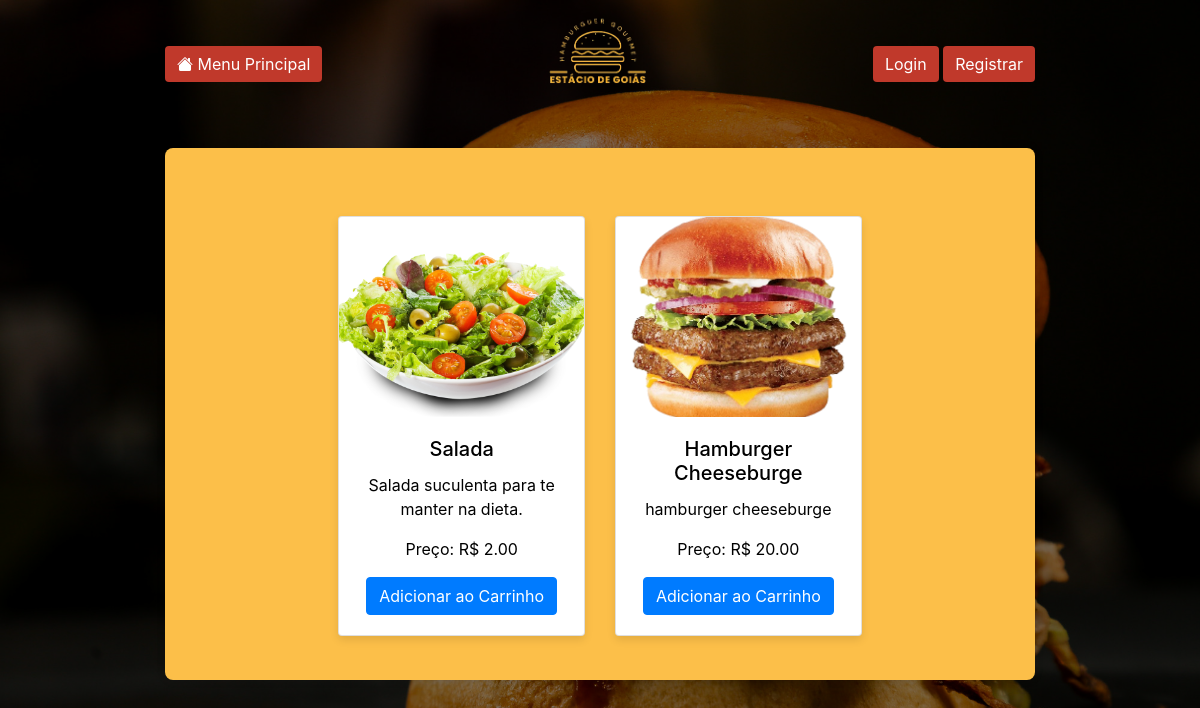
/, run on an earlier commit of the app's database.
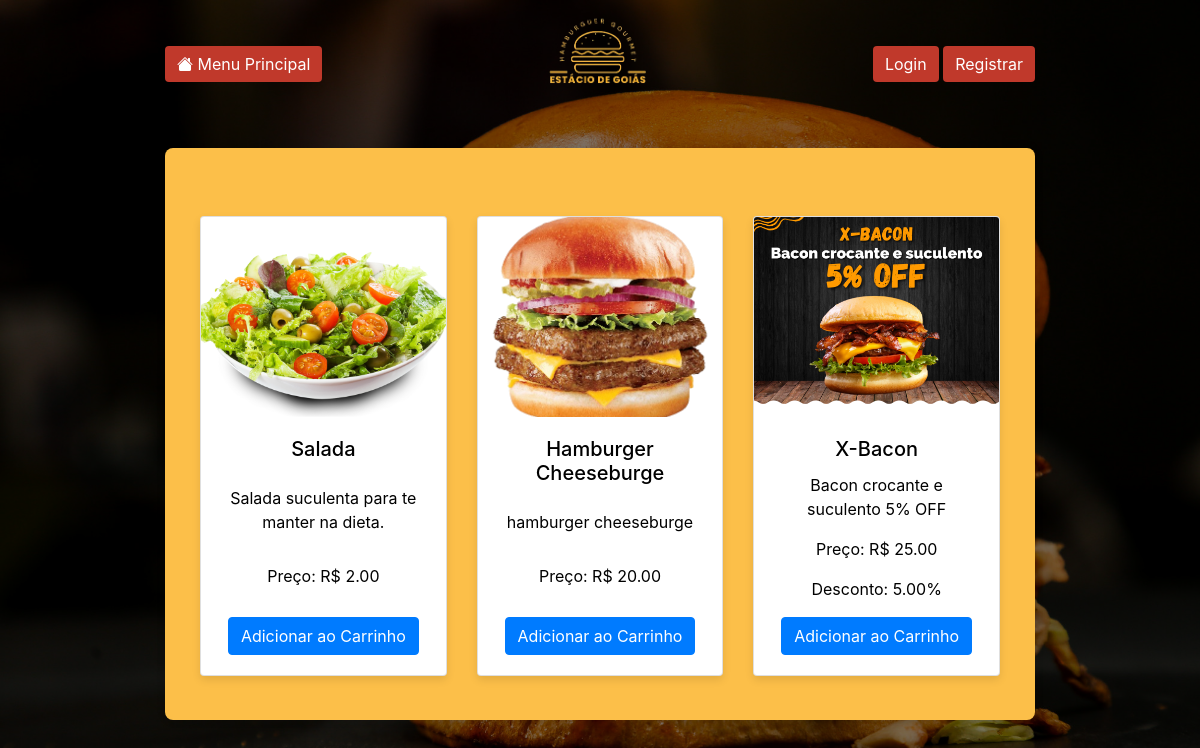
And on a later commit of the database.
### core/models.py (models this page shows, shortened)
class Product(models.Model):
    name = models.CharField(max_length=100)
    description = models.TextField(blank=True)  # Descrição não obrigatória
    price = models.DecimalField(max_digits=10, decimal_places=2)
    image = models.ImageField(upload_to='products/')
    preparation_time = models.IntegerField(default=5)  # Campo para tempo de preparo em minutos com valor padrão
    discount = models.DecimalField(max_digits=5, decimal_places=2, blank=True, null=True)  # Campo para desconto percentual

### core/views.py (the view)
# urls.py: path('', views.home, name='home'),
def home(request):
    products = Product.objects.all()
    return render(request, 'core/home.html', {'products': products})

### core/templates/core/home.html (shortened to what this page needs)
{% extends 'core/base.html' %}
{% load static %}
{% load custom_filters %}
{% load cart_tags %}
{% block content %}
<div class="container mt-5">
    <div class="row justify-content-center">
        {% for product in products %}
        <div class="col-md-4 mb-4">
            <div class="card h-100">
                <img src="{{ product.image.url }}" class="card-img-top" alt="{{ product.name }}">
                <div class="card-body text-center">
                    <h5 class="card-title">{{ product.name }}</h5>
                    <p class="card-text">{{ product.description }}</p>
                    <p class="card-text">Preço: R$ {{ product.price }}</p>
                    {% if product.discount %}
                    <p class="card-text">Desconto: {{ product.discount }}%</p>
                    {% endif %}
                    <form action="{% url 'add_to_cart' %}" method="post">
                        <button type="submit" class="btn btn-primary">Adicionar ao Carrinho</button>
                    </form>
                </div>
            </div>
        </div>
        {% endfor %}
    </div>
</div>
{% endblock %}

What changed in the data, as far as the page shows it:
added Product: image (picture), name "X-Bacon", description "Bacon crocante e suculento 5% OFF", price "25.00", discount "5.00"
